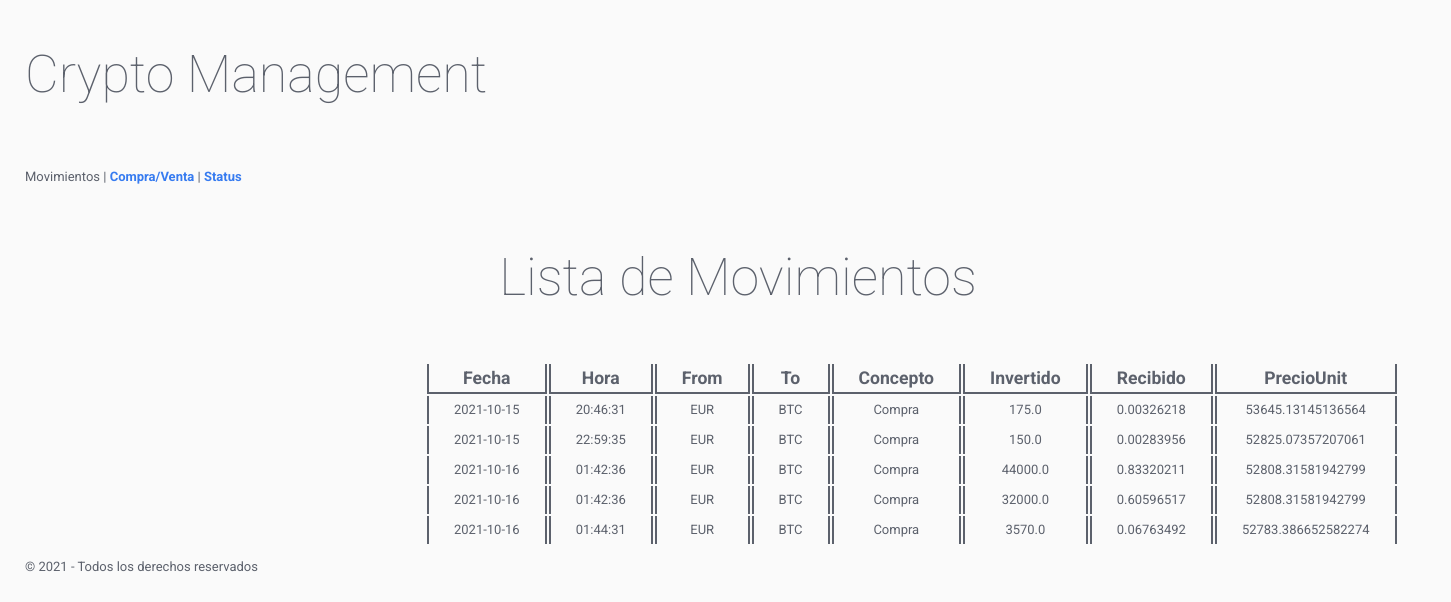
Before: / with the older database file.
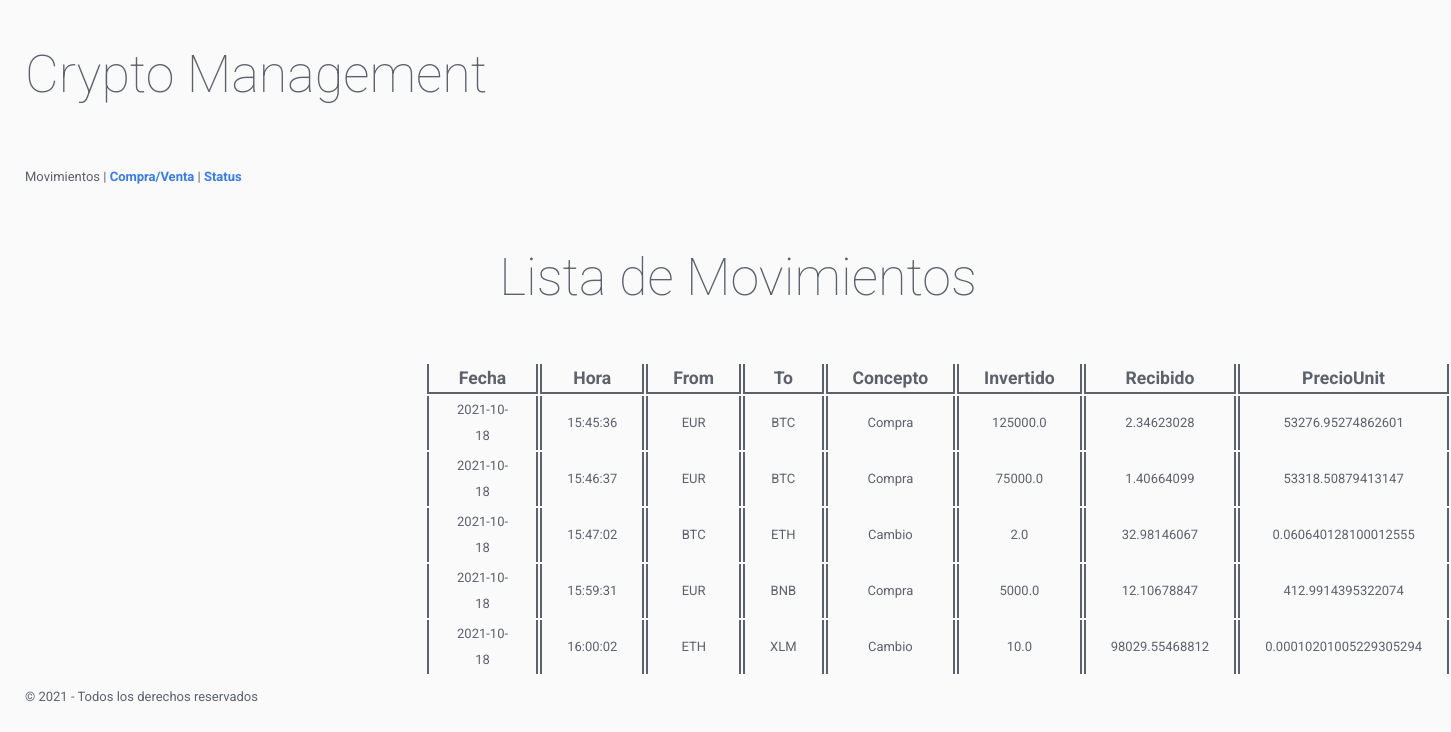
After: the same page with the newer database file.
### tables this page shows
CREATE TABLE "movs" (
	"Fecha"	TEXT NOT NULL,
	"Hora"	TEXT NOT NULL,
	"From"	TEXT NOT NULL,
	"To"	TEXT NOT NULL,
	"Concepto"	TEXT NOT NULL,
	"Invertido"	REAL NOT NULL,
	"Recibido"	REAL NOT NULL
, "PrecioUnit"	REAL NOT NULL);

### programa/views.py (the view)
@app.route("/")
def inicio():
    Tabla = DBManager.CrearTabla()
    return render_template("inicio.html", obj = Tabla[0], items = Tabla[1])

### programa/models.py (called while the page is built)
  def CrearTabla(): #Creamos la tabla de movimientos que se mostrara en la pagina inicial
    con= sqlite3.connect("data/wallet.db")
    cur = con.cursor()
    cur.execute("Select * from movs")
    keys=[]
    for item in cur.description:
        keys.append(item[0])
    movimientos = []
    for registro in cur.fetchall():
        i = 0
        dic={}
        for columna in keys:
            dic[columna] = registro[i]
            i +=1
        movimientos.append(dic)
    return keys, movimientos

### programa/templates/inicio.html (shortened to what this page needs)
{% extends "base.html" %}
{% block Links %} <p class="Links">Movimientos</p> | <a href="/purchase" class="Links">Compra/Venta</a> | <a href="/status">Status</a> {% endblock %}
{% block contenido %}
    <h1 class= "Titulo">Lista de Movimientos</h1>
    {% if items | length == 0 %}
        <p class="SubTitulo">Introduce Nuevos Movimientos</p>
    {%else%}
        <table style="margin-left: 400px;">
            <tr>
                {%for item in obj%}
                <th class="Header_tabla">{{item}}</th>
                {%endfor%}
            </tr>
            {%for item in items%}
            <tr>
                <td class="tabla">{{item.Fecha}}</td>
                <td class="tabla">{{item.Hora}}</td>
                <td class="tabla">{{item.From}}</td>
                <td class="tabla">{{item.To}}</td>
                <td class="tabla">{{item.Concepto}}</td>
                <td class="tabla">{{item.Invertido}}</td>
                <td class="tabla">{{item.Recibido}}</td>
                <td class="tabla">{{item.PrecioUnit}}</td>
            </tr>
            {%endfor%}
        </table>
    {%endif%}
{% endblock %}

### programa/templates/base.html (shortened to what this page needs)
<!DOCTYPE html>
<html lang="en" style="margin-left: 25px;">
    <head>
        <link rel="stylesheet" href="static/css/styles.css">
        <link rel="stylesheet" href="static/css/flat-remix.css">
    </head>
    <body>
        <header>
            <h1>Crypto Management</h1>
        </header>
        <section>
            <nav>
                {% block Links %}{%endblock%}
            </nav>
            {% block contenido %}{% endblock %}
        </section>
        <footer>
            <p>&copy; 2021 - Todos los derechos reservados</p>
        </footer>
    </body>
</html>

### programa/static/css/styles.css (style rules this page uses)
.Titulo { text-align: center; margin-bottom: 45px; }
.Header_tabla { font-size: 1.1rem; font-weight: bold; padding-right: 25px; padding-left: 25px; border-right-style: solid; border-right-width: 2px; border-left-style: solid; border-left-width: 2px; border-bottom-style: solid; border-bottom-width: 2px; }
.tabla { text-align: center; padding-right: 25px; padding-left: 25px; border-right-style: solid; border-right-width: 2px; border-left-style: solid; border-left-width: 2px; }
.Links { display: inline-block; }

### programa/static/css/flat-remix.css (style rules this page uses)
* { box-sizing: border-box; outline: none; -webkit-appearance: none; -webkit-tap-highlight-color: transparent !important; -webkit-tap-highlight-color: rgba(0, 0, 0, 0) !important; -webkit-touch-callout: none; font-family: "Roboto", sans-serif; letter-spacing: 0; }
body { background-color: #FAFAFA; color: #5c616c; margin: 0; font-size: 13px; cursor: default; user-select: none; -webkit-user-select: none; -khtml-user-select: none; -moz-user-select: none; -ms-user-select: none; }
a:link, a:visited, a:active, a { color: #367bf0; font-weight: bold; text-decoration: none; cursor: pointer; }
h1, h2, h3, h4, h5, h6 { line-height: 1.5em; }
h1 { font-size: 4em; font-weight: lighter; margin: .7em 0; }
section, article, .section, .article, .paper { line-height: 2em; word-wrap: break-word; word-break: normal; line-height: 2em; }

Changed rows visible on the page:
removed movs: Fecha "2021-10-16", Hora "01:44:31", From "EUR", To "BTC", Concepto "Compra", Invertido "3570.0", Recibido "0.06763492", PrecioUnit "52783.386652582274"
changed movs (number 1 of 5 on the later page): Fecha "2021-10-15" → "2021-10-18"; Hora "20:46:31" → "15:45:36"; Invertido "175.0" → "125000.0"; Recibido "0.00326218" → "2.34623028"; PrecioUnit "53645.13145136564" → "53276.95274862601"
changed movs (number 2 of 5 on the later page): Fecha "2021-10-15" → "2021-10-18"; Hora "22:59:35" → "15:46:37"; Invertido "150.0" → "75000.0"; Recibido "0.00283956" → "1.40664099"; PrecioUnit "52825.07357207061" → "53318.50879413147"
changed movs (number 3 of 5 on the later page): Fecha "2021-10-16" → "2021-10-18"; Hora "01:42:36" → "15:47:02"; From "EUR" → "BTC"; To "BTC" → "ETH"; Concepto "Compra" → "Cambio"; Invertido "44000.0" → "2.0"; Recibido "0.83320211" → "32.98146067"; PrecioUnit "52808.31581942799" → "0.060640128100012555"
changed movs: Fecha "2021-10-16" → "2021-10-18"; Hora "01:42:36" → "15:59:31"; To "BTC" → "BNB"; Invertido "32000.0" → "5000.0"; Recibido "0.60596517" → "12.10678847"; PrecioUnit "52808.31581942799" → "412.9914395322074"
added movs: Fecha "2021-10-18", Hora "16:00:02", From "ETH", To "XLM", Concepto "Cambio", Invertido "10.0", Recibido "98029.55468812", PrecioUnit "0.00010201005229305294"
